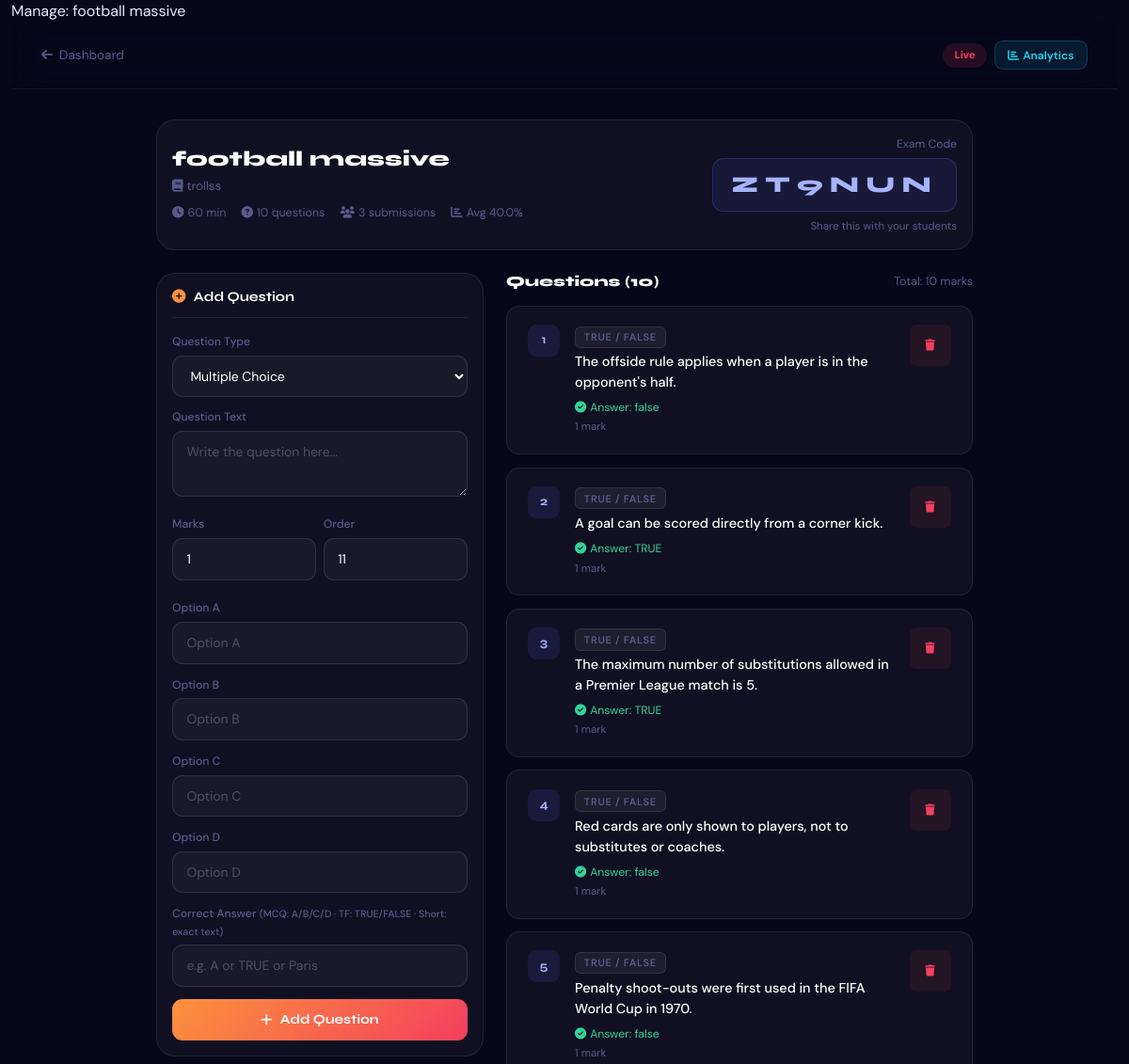
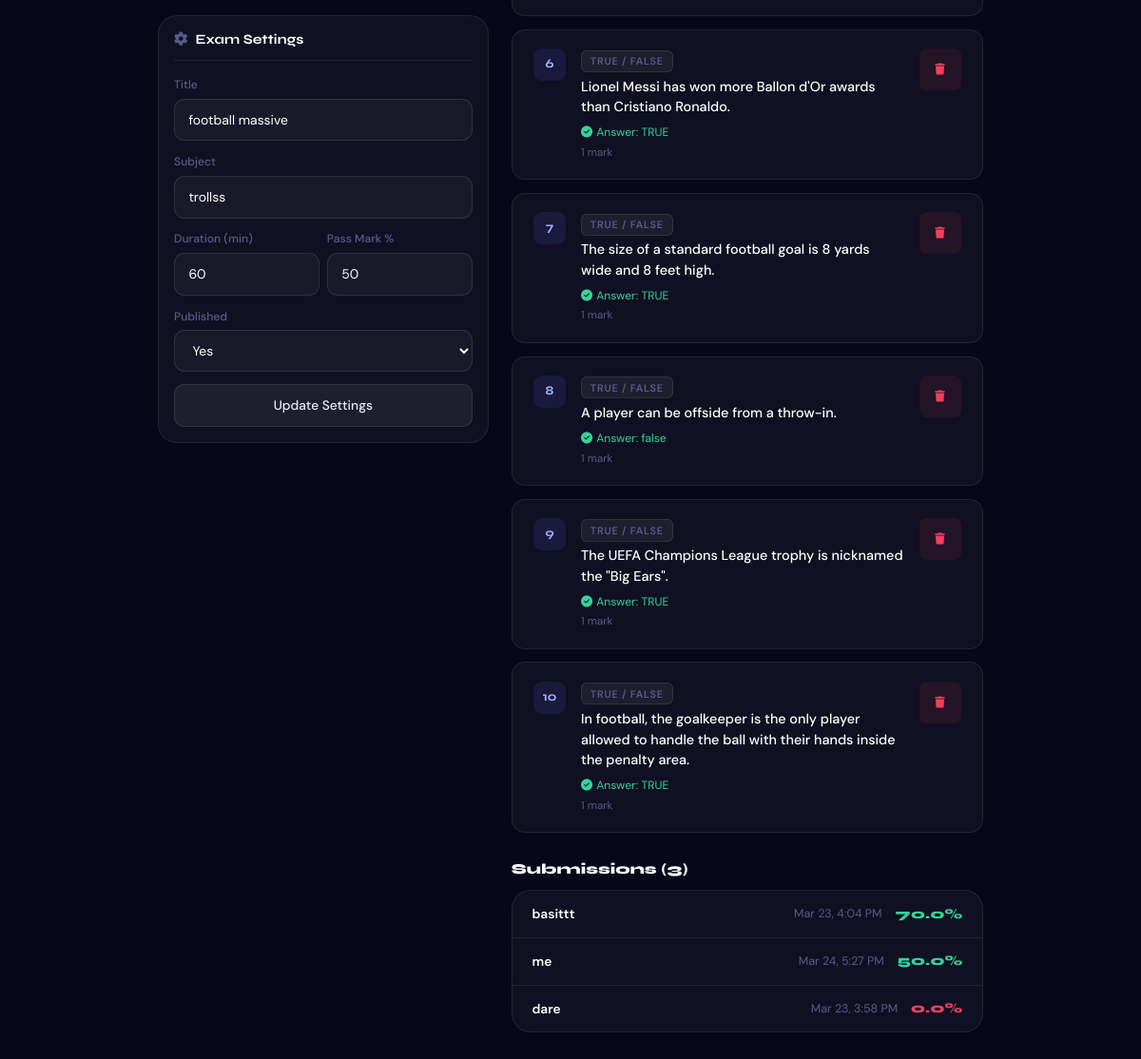
Screenshot of /instructor/exam/2/manage/ (signed in) with the database file from the repository (2 pictures, top to bottom).
### exams/models.py (models this page shows, shortened)
class Exam(models.Model):
    STATUS_DRAFT = 'draft'
    STATUS_UPCOMING = 'upcoming'
    STATUS_LIVE = 'live'
    STATUS_CLOSED = 'closed'
    instructor = models.ForeignKey(
        settings.AUTH_USER_MODEL, on_delete=models.CASCADE,
        related_name='created_exams', limit_choices_to={'role': 'instructor'}
    )
    title = models.CharField(max_length=200)
    subject = models.CharField(max_length=100, blank=True)
    instructions = models.TextField(blank=True)
    code = models.CharField(max_length=10, unique=True, default=generate_exam_code)
    duration_minutes = models.PositiveIntegerField(default=60)
    pass_mark = models.PositiveIntegerField(default=50, help_text="Pass mark as percentage")
    start_time = models.DateTimeField(null=True, blank=True)
    end_time = models.DateTimeField(null=True, blank=True)
    shuffle_questions = models.BooleanField(default=True)
    is_published = models.BooleanField(default=False)
    created_at = models.DateTimeField(auto_now_add=True)
    updated_at = models.DateTimeField(auto_now=True)
    class Meta:
        ordering = ['-created_at']
    @property
    def status(self):
        now = timezone.now()
        if not self.is_published:
            return self.STATUS_DRAFT
        if self.start_time and now < self.start_time:
            return self.STATUS_UPCOMING
        if self.end_time and now > self.end_time:
            return self.STATUS_CLOSED
        return self.STATUS_LIVE
    @property
    def total_questions(self):
        return self.questions.count()
    @property
    def total_marks(self):
        return self.questions.aggregate(
            total=models.Sum('marks')
        )['total'] or 0
    @property
    def total_submissions(self):
        return self.submissions.filter(is_submitted=True).count()
    @property
    def average_score(self):
        from django.db.models import Avg
        result = self.submissions.filter(is_submitted=True).aggregate(avg=Avg('score_percentage'))
        return round(result['avg'] or 0, 1)

class Question(models.Model):
    TYPE_MCQ = 'mcq'
    TYPE_TRUE_FALSE = 'true_false'
    TYPE_ESSAY = 'essay'
    TYPE_SHORT = 'short'
    TYPE_CHOICES = [
        (TYPE_MCQ, 'Multiple Choice'),
        (TYPE_TRUE_FALSE, 'True / False'),
        (TYPE_ESSAY, 'Essay'),
        (TYPE_SHORT, 'Short Answer'),
    ]
    exam = models.ForeignKey(Exam, on_delete=models.CASCADE, related_name='questions')
    question_type = models.CharField(max_length=20, choices=TYPE_CHOICES, default=TYPE_MCQ)
    text = models.TextField()
    marks = models.PositiveIntegerField(default=1)
    order = models.PositiveIntegerField(default=0)
    upload_file = models.FileField(upload_to='question_files/', blank=True, null=True, verbose_name='Upload JSON/CSV file')
    option_a = models.CharField(max_length=300, blank=True)
    option_b = models.CharField(max_length=300, blank=True)
    option_c = models.CharField(max_length=300, blank=True)
    option_d = models.CharField(max_length=300, blank=True)
    correct_answer = models.CharField(max_length=300, blank=True,
        help_text="For MCQ: A/B/C/D. For True/False: True/False. For short: exact answer.")
    class Meta:
        ordering = ['order', 'id']
    @property
    def is_auto_gradable(self):
        return self.question_type in [self.TYPE_MCQ, self.TYPE_TRUE_FALSE, self.TYPE_SHORT]

class Submission(models.Model):
    student = models.ForeignKey(
        settings.AUTH_USER_MODEL, on_delete=models.CASCADE,
        related_name='submissions', limit_choices_to={'role': 'student'}
    )
    exam = models.ForeignKey(Exam, on_delete=models.CASCADE, related_name='submissions')
    started_at = models.DateTimeField(auto_now_add=True)
    submitted_at = models.DateTimeField(null=True, blank=True)
    is_submitted = models.BooleanField(default=False)
    score = models.FloatField(default=0)
    score_percentage = models.FloatField(default=0)
    time_taken_seconds = models.PositiveIntegerField(default=0)
    class Meta:
        unique_together = ['student', 'exam']
        ordering = ['-started_at']
    @property
    def passed(self):
        return self.score_percentage >= self.exam.pass_mark

### accounts/models.py (models this page shows, shortened)
class User(AbstractUser):
    ROLE_STUDENT = 'student'
    ROLE_INSTRUCTOR = 'instructor'
    ROLE_ADMIN = 'admin'
    ROLE_CHOICES = [
        (ROLE_STUDENT, 'Student'),
        (ROLE_INSTRUCTOR, 'Instructor'),
        (ROLE_ADMIN, 'Admin'),
    ]
    role = models.CharField(max_length=20, choices=ROLE_CHOICES, default=ROLE_STUDENT)
    is_approved = models.BooleanField(default=False, help_text="Instructors must be approved by admin")
    department = models.CharField(max_length=100, blank=True)
    staff_id = models.CharField(max_length=50, blank=True)
    full_name = models.CharField(max_length=150, blank=True)
    avatar_initials = models.CharField(max_length=3, blank=True)
    @property
    def is_instructor(self):
        return self.role == self.ROLE_INSTRUCTOR

### exams/views.py (the view)
    def wrapper(request, *args, **kwargs):
        if not request.user.is_authenticated:
            return redirect('landing')
        if not request.user.is_instructor:
            messages.error(request, "Access denied. Instructors only.")
            return redirect('landing')
        if not request.user.is_approved:
            messages.warning(request, "Your account is pending approval.")
            return redirect('landing')
        return view_func(request, *args, **kwargs)

### templates/manage_exam.html (shortened to what this page needs)
{% extends 'base.html' %}
{% block title %}Manage: {{ exam.title }}{% endblock %}
{% block body %}
<div style="padding:1.2rem 2rem;border-bottom:1px solid var(--border);display:flex;align-items:center;justify-content:space-between;background:rgba(7,7,26,.7);backdrop-filter:blur(18px);position:sticky;top:0;z-index:50">
    <a href="{% url 'exams:instructor_dashboard' %}" style="color:var(--muted);text-decoration:none;font-size:.85rem;display:flex;align-items:center;gap:.45rem"><i class="fas fa-arrow-left"></i> Dashboard</a>
    <div class="d-flex align-items-center gap-2">
        <span class="status-pill pill-{{ exam.status }}" style="padding:.28rem .75rem;border-radius:50px;font-size:.7rem;font-weight:700;background:{% if exam.status == 'live' %}rgba(244,63,94,.14){% elif exam.status == 'draft' %}rgba(99,102,241,.1){% elif exam.status == 'upcoming' %}rgba(251,191,36,.1){% else %}rgba(255,255,255,.05){% endif %};color:{% if exam.status == 'live' %}var(--rose){% elif exam.status == 'draft' %}#a5b4fc{% elif exam.status == 'upcoming' %}var(--amber){% else %}var(--muted){% endif %}">{{ exam.status|title }}</span>
        {% if exam.total_submissions %}<a href="{% url 'exams:exam_analytics' exam.pk %}" style="background:rgba(34,211,238,.1);color:var(--cyan);border:1px solid rgba(34,211,238,.2);border-radius:9px;padding:.35rem .85rem;font-size:.75rem;font-weight:600;text-decoration:none"><i class="fas fa-chart-bar me-1"></i>Analytics</a>{% endif %}
    </div>
</div>
<div class="manage-wrap">
    <div class="glass-card p-3 mb-4">
        <div class="row align-items-center">
            <div class="col-md-7">
                <h2 style="font-size:1.4rem;font-weight:800;color:var(--white);margin-bottom:.3rem">{{ exam.title }}</h2>
                {% if exam.subject %}<div style="font-size:.82rem;color:var(--muted);margin-bottom:.6rem"><i class="fas fa-book me-1"></i>{{ exam.subject }}</div>{% endif %}
                <div class="d-flex gap-3 flex-wrap" style="font-size:.78rem;color:var(--muted)">
                    <span><i class="fas fa-clock me-1"></i>{{ exam.duration_minutes }} min</span>
                    <span><i class="fas fa-question-circle me-1"></i>{{ exam.total_questions }} questions</span>
                    <span><i class="fas fa-users me-1"></i>{{ exam.total_submissions }} submissions</span>
                    <span><i class="fas fa-chart-bar me-1"></i>Avg {{ exam.average_score }}%</span>
                </div>
            </div>
            <div class="col-md-5 text-md-end mt-3 mt-md-0">
                <div style="font-size:.76rem;color:var(--muted);margin-bottom:.4rem">Exam Code</div>
                <div class="code-display">{{ exam.code }}</div>
                <div style="font-size:.72rem;color:var(--muted);margin-top:.4rem">Share this with your students</div>
            </div>
        </div>
    </div>
    <div class="row g-4">
        <div class="col-md-5">
            <div class="glass-card p-3 mb-4">
                <div class="section-header mb-3" style="padding:0 0 .8rem;border-bottom:1px solid var(--border)">
                    <h4 style="font-size:.9rem;font-weight:700;color:var(--white);margin:0"><i class="fas fa-plus-circle me-2" style="color:var(--orange)"></i>Add Question</h4>
                </div>
                <form method="post">
                    <div class="form-grp"><label class="form-lbl">Question Type</label><select name="question_type" class="form-sel"><option value="mcq">Multiple Choice</option></select></div>
                    <div class="form-grp"><label class="form-lbl">Question Text</label><textarea name="text" class="form-ta" placeholder="Write the question here..." required></textarea></div>
                    <div class="row g-2 mb-2">
                        <div class="col-6 form-grp"><label class="form-lbl">Marks</label><input type="number" name="marks" class="form-inp" value="1" min="1" required></div>
                        <div class="col-6 form-grp"><label class="form-lbl">Order</label><input type="number" name="order" class="form-inp" value="{{ exam.total_questions|add:1 }}" min="1"></div>
                    </div>
                    <div id="mcqFields">
                        <div class="form-grp"><label class="form-lbl">Option A</label><input type="text" name="option_a" class="form-inp" placeholder="Option A"></div>
                        <div class="form-grp"><label class="form-lbl">Option B</label><input type="text" name="option_b" class="form-inp" placeholder="Option B"></div>
                        <div class="form-grp"><label class="form-lbl">Option C</label><input type="text" name="option_c" class="form-inp" placeholder="Option C"></div>
                        <div class="form-grp"><label class="form-lbl">Option D</label><input type="text" name="option_d" class="form-inp" placeholder="Option D"></div>
                    </div>
                    <div class="form-grp"><label class="form-lbl">Correct Answer <small style="color:var(--muted)">(MCQ: A/B/C/D · TF: TRUE/FALSE · Short: exact text)</small></label><input type="text" name="correct_answer" class="form-inp" placeholder="e.g. A or TRUE or Paris"></div>
                    <button type="submit" class="btn-orange w-100 mt-1"><i class="fas fa-plus me-2"></i>Add Question</button>
                </form>
            </div>
            <div class="glass-card p-3">
                <div class="section-header mb-3" style="padding:0 0 .8rem;border-bottom:1px solid var(--border)">
                    <h4 style="font-size:.9rem;font-weight:700;color:var(--white);margin:0"><i class="fas fa-cog me-2" style="color:var(--muted)"></i>Exam Settings</h4>
                </div>
                <form method="post">
                    <div class="form-grp"><label class="form-lbl">Title</label><input type="text" name="title" class="form-inp" value="{{ exam.title }}" required></div>
                    <div class="form-grp"><label class="form-lbl">Subject</label><input type="text" name="subject" class="form-inp" value="{{ exam.subject }}"></div>
                    <div class="row g-2">
                        <div class="col-6 form-grp"><label class="form-lbl">Duration (min)</label><input type="number" name="duration_minutes" class="form-inp" value="{{ exam.duration_minutes }}" required></div>
                        <div class="col-6 form-grp"><label class="form-lbl">Pass Mark %</label><input type="number" name="pass_mark" class="form-inp" value="{{ exam.pass_mark }}" required></div>
                    </div>
                    <div class="form-grp"><label class="form-lbl">Published</label><select name="is_published" class="form-sel"><option value="True" {% if exam.is_published %}selected{% endif %}>Yes</option></select></div>
                    <button type="submit" style="width:100%;padding:.68rem;background:rgba(255,255,255,.06);border:1px solid rgba(255,255,255,.1);border-radius:10px;color:var(--text);font-family:'DM Sans',sans-serif;font-size:.86rem;font-weight:500;cursor:pointer;transition:all .2s">Update Settings</button>
                </form>
            </div>
        </div>
        <div class="col-md-7">
            <div class="d-flex align-items-center justify-content-between mb-3">
                <h4 style="font-size:.95rem;font-weight:800;color:var(--white);margin:0">Questions ({{ exam.total_questions }})</h4>
                <span style="font-size:.78rem;color:var(--muted)">Total: {{ exam.total_marks }} marks</span>
            </div>
            {% for q in questions %}
            <div class="q-card">
                <div class="q-num-badge">{{ q.order }}</div>
                <div style="flex:1">
                    <div class="q-type-badge">{{ q.get_question_type_display }}</div>
                    <div style="font-size:.9rem;color:var(--white);font-weight:500;margin-bottom:.4rem">{{ q.text }}</div>
                    {% if q.correct_answer and q.is_auto_gradable %}
                    <div style="font-size:.76rem;color:var(--green);margin-top:.25rem"><i class="fas fa-check-circle me-1"></i>Answer: {{ q.correct_answer }}</div>
                    {% endif %}
                    <div style="font-size:.72rem;color:var(--muted);margin-top:.2rem">{{ q.marks }} mark{{ q.marks|pluralize }}</div>
                </div>
                <form method="post" onsubmit="return confirm('Delete this question?')">
                    <button type="submit" style="width:28px;height:28px;border-radius:7px;background:rgba(244,63,94,.08);border:none;color:var(--rose);cursor:pointer;font-size:.75rem;transition:all .2s" title="Delete"><i class="fas fa-trash"></i></button>
                </form>
            </div>
            {% empty %}
            <div style="background:var(--card);border:1px solid var(--border);border-radius:14px;padding:3rem;text-align:center;color:var(--muted)"><i class="fas fa-plus-circle fa-2x mb-2" style="display:block;opacity:.3"></i>No questions yet.<br><small>Add questions using the form on the left.</small></div>
            {% endfor %}
            {% if submissions %}
            <h4 style="font-size:.95rem;font-weight:800;color:var(--white);margin:1.8rem 0 .8rem">Submissions ({{ submissions.count }})</h4>
            <div class="glass-card">
                {% for sub in submissions %}
                <div style="padding:.85rem 1.3rem;border-bottom:1px solid var(--border);display:flex;align-items:center;gap:.85rem{% if forloop.last %};border-bottom:none{% endif %}">
                    <div style="font-weight:600;font-size:.86rem;color:var(--white);flex:1">{{ sub.student.username }}</div>
                    <div style="font-size:.78rem;color:var(--muted)">{{ sub.submitted_at|date:"M d, g:i A" }}</div>
                    <div style="font-family:'Syne',sans-serif;font-weight:800;font-size:.9rem;color:{% if sub.passed %}var(--green){% else %}var(--rose){% endif %}">{{ sub.score_percentage }}%</div>
                </div>
                {% endfor %}
            </div>
            {% endif %}
        </div>
    </div>
</div>
{% endblock %}

### rows the page displays
Exam: title "football massive", status "Live", subject "trollss", duration_minutes "60", total_questions "10", total_submissions "3", average_score "40.0", code "ZT9NUN", order "11", pass_mark "50", is_published "Yes", total_marks "10"
Question: order "1", question_type "TRUE / FALSE", text "The offside rule applies when a player is in the opponent's half.", correct_answer "false", marks "1"
Question: order "2", question_type "TRUE / FALSE", text "A goal can be scored directly from a corner kick.", correct_answer "TRUE", marks "1"
Question: order "3", question_type "TRUE / FALSE", text "The maximum number of substitutions allowed in a Premier League match is 5.", correct_answer "TRUE", marks "1"
Question: order "4", question_type "TRUE / FALSE", text "Red cards are only shown to players, not to substitutes or coaches.", correct_answer "false", marks "1"
Question: order "5", question_type "TRUE / FALSE", text "Penalty shoot-outs were first used in the FIFA World Cup in 1970.", correct_answer "false", marks "1"
Question: order "6", question_type "TRUE / FALSE", text "Lionel Messi has won more Ballon d'Or awards than Cristiano Ronaldo.", correct_answer "TRUE", marks "1"
Question: order "7", question_type "TRUE / FALSE", text "The size of a standard football goal is 8 yards wide and 8 feet high.", correct_answer "TRUE", marks "1"
Question: order "8", question_type "TRUE / FALSE", text "A player can be offside from a throw-in.", correct_answer "false", marks "1"
Question: order "9", question_type "TRUE / FALSE", text "The UEFA Champions League trophy is nicknamed the \"Big Ears\".", correct_answer "TRUE", marks "1"
Question: order "10", question_type "TRUE / FALSE", text "In football, the goalkeeper is the only player allowed to handle the ball with their hands inside the penalty area.", correct_answer "TRUE", marks "1"
Submission: student.username "basittt", submitted_at "Mar 23, 4:04 PM", score_percentage "70.0"
Submission: student.username "me", submitted_at "Mar 24, 5:27 PM", score_percentage "50.0"
Submission: student.username "dare", submitted_at "Mar 23, 3:58 PM", score_percentage "0.0"

### other values shown
{{ submissions.count }} "3"
